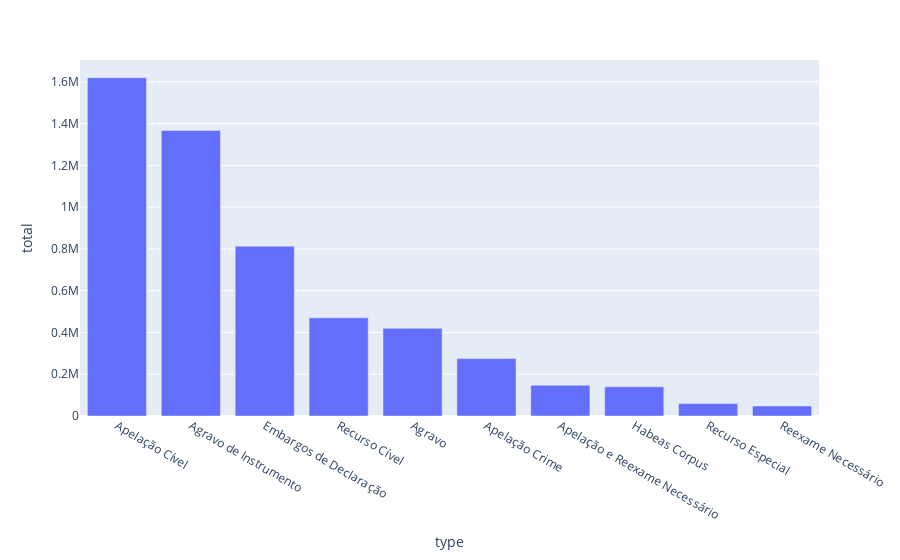

Notebook source saved alongside this figure:
### Code cell
dfGrp = df_count_year_month_type.reset_index().groupby(['type']).agg(total=('count','sum')).sort_values('total',ascending=False)
dfGrp = dfGrp[0:10]
display(dfGrp.head(20))
px.bar(dfGrp.reset_index(), x="type",y='total')

### Figure 1 — Plotly figure (JSON) as saved in the notebook; plotly's stock layout.template omitted (floating-point values rounded to 4 significant figures)
{"data": [{"alignmentgroup": "True", "hovertemplate": "type=%{x}<br>total=%{y}<extra></extra>", "legendgroup": "", "marker": {"color": "#636efa"}, "name": "", "offsetgroup": "", "orientation": "v", "showlegend": false, "textposition": "auto", "type": "bar", "x": ["Apelação Cível", "Agravo de Instrumento", "Embargos de Declaração", "Recurso Cível", "Agravo", "Apelação Crime", "Apelação e Reexame Necessário", "Habeas Corpus", "Recurso Especial", "Reexame Necessário"], "xaxis": "x", "y": [1619859, 1367460, 813282, 470179, 420130, 274843, 146944, 139648, 59457, 47982], "yaxis": "y"}], "layout": {"barmode": "relative", "legend": {"tracegroupgap": 0}, "margin": {"t": 60}, "xaxis": {"anchor": "y", "domain": [0, 1], "title": {"text": "type"}}, "yaxis": {"anchor": "x", "domain": [0, 1], "title": {"text": "total"}}}}
